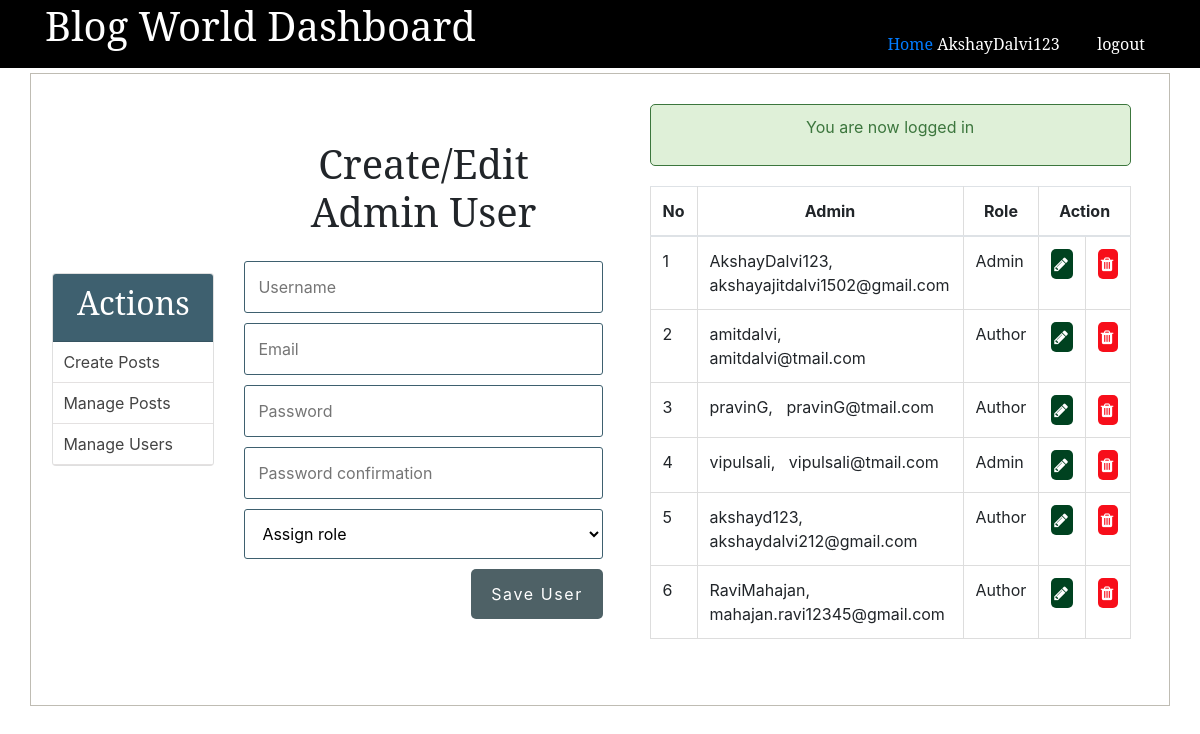
Screenshot of /admin/users.php (signed in) with the database file from the repository.
### tables this page shows
CREATE TABLE `users` (
  `id` int(11) NOT NULL,
  `username` varchar(255) NOT NULL,
  `email` varchar(255) NOT NULL,
  `role` enum('Author','Admin') DEFAULT NULL,
  `password` varchar(255) NOT NULL,
  `created_at` timestamp NULL DEFAULT current_timestamp(),
  `updated_at` timestamp NULL DEFAULT NULL
);

### admin/main/admin_functions.php (called while the page is built, shortened)
<?php
$isEditingUser = false;
$username = "";
$email = "";
function getAdminUsers(){
	global $conn, $roles;
	$sql = "SELECT * FROM users";
	$result = mysqli_query($conn, $sql);
	$users = mysqli_fetch_all($result, MYSQLI_ASSOC);
	return $users;
}
?>

### admin/users.php (the view, shortened to what this page needs)
<?php  include('../config.php'); ?>
<?php  include(ROOT_PATH . '/admin/main/admin_functions.php'); ?>
<?php
	$admins = getAdminUsers();
?>
<?php include(ROOT_PATH . '/admin/main/head_section.php'); ?>
</head>
<body>
	<?php include(ROOT_PATH . '/admin/main/navbar.php') ?>
	<div class="container content row justify-content-center align-items-center">
		<?php include(ROOT_PATH . '/admin/main/menu.php') ?>
		<div class="action">
			<h1 class="page-title">Create/Edit Admin User</h1>
			<form method="post" action="<?php echo BASE_URL . 'admin/users.php'; ?>" >
				<input type="text" name="username" value="<?php echo $username; ?>" placeholder="Username">
				<input type="email" name="email" value="<?php echo $email ?>" placeholder="Email">
				<input type="password" name="password" placeholder="Password">
				<input type="password" name="passwordConfirmation" placeholder="Password confirmation">
				<select name="role">
					<option value="" selected disabled>Assign role</option>
				</select>
				<?php if ($isEditingUser === true): ?>
					<button type="submit" class="btn" name="update_admin">UPDATE</button>
				<?php else: ?>
					<button type="submit" class="btn" name="create_admin">Save User</button>
				<?php endif ?>
			</form>
		</div>
		<div class="table-div">
			<?php include(ROOT_PATH . '/admin/main/messages.php') ?>
			<?php if (empty($admins)): ?>
				<h1>No admins in the database.</h1>
			<?php else: ?>
				<table class="table">
					<thead>
						<th>No</th>
						<th>Admin</th>
						<th>Role</th>
						<th colspan="2">Action</th>
					</thead>
					<tbody>
					<?php foreach ($admins as $key => $admin): ?>
						<tr>
							<td><?php echo $key + 1; ?></td>
							<td>
								<?php echo $admin['username']; ?>, &nbsp;
								<?php echo $admin['email']; ?>
							</td>
							<td><?php echo $admin['role']; ?></td>
							<td>
								<a class="fa fa-pencil btn edit"
									href="users.php?edit-admin=<?php echo $admin['id'] ?>">
								</a>
							</td>
							<td>
								<a class="fa fa-trash btn delete"
									 href="users.php?delete-admin=<?php echo $admin['id'] ?>">
								</a>
							</td>
						</tr>
					<?php endforeach ?>
					</tbody>
				</table>
			<?php endif ?>
		</div>
	</div>
</body>
</html>

### style/admin_style.css (style rules this page uses)
* { margin: 0px; padding: 0px; }
a { text-decoration: none; }
h1, h2, h3, h4, h5, h6 { font-family: "Noto Serif", serif; }
form { width: 60%; margin: 5px auto; padding-bottom: 50px; }
form input[type="file"], input[type="email"], input[type="password"], input[type="text"], form select, form textarea { width: 100%; display: block; padding: 13px 13px; font-size: 1em; margin: 5px auto 10px; border-radius: 3px; box-sizing: border-box; background: transparent; border: 1px solid #3e606f; }
form button { float: right; margin-left: 24%; }
table { border-collapse: collapse; width: 70%; margin: 20px auto; }
th, td { padding: 8px; text-align: left; border: 1px solid #ddd; }
th { text-align: center; }
.btn { color: white; background: #4e6166; text-align: center; border: none; border-radius: 5px; display: block; letter-spacing: 0.1em; padding: 13px 20px; text-decoration: none; }
.container { width: 95%; margin: 5px auto 50px; border: 1px solid #bfbcb3; padding: 10px 0px 50px; }
.container:after { content: ""; display: block; clear: both; }
.container.content .action { width: 35%; float: left; text-align: center; }
.container.content .action form { width: 90%; }
.container.content .action .page-title { margin: 25px; }
.table-div { float: left; width: 47%; }
.table-div table { width: 90%; }
.table-div a.fa { color: white; padding: 3px; }
.table-div .edit { background: #004220; }
.table-div .delete { background: #f70e1a; }

### rows the page displays
users: username "AkshayDalvi123", email "akshayajitdalvi1502@gmail.com", role "Admin"
users: username "amitdalvi", email "amitdalvi@tmail.com", role "Author"
users: username "pravinG", email "pravinG@tmail.com", role "Author"
users: username "vipulsali", email "vipulsali@tmail.com", role "Admin"
users: username "akshayd123", email "akshaydalvi212@gmail.com", role "Author"
users: username "RaviMahajan", email "mahajan.ravi12345@gmail.com", role "Author"

### other values shown
$_SESSION['user']['username'] "AkshayDalvi123"
$_SESSION['message'] "You are now logged in"
